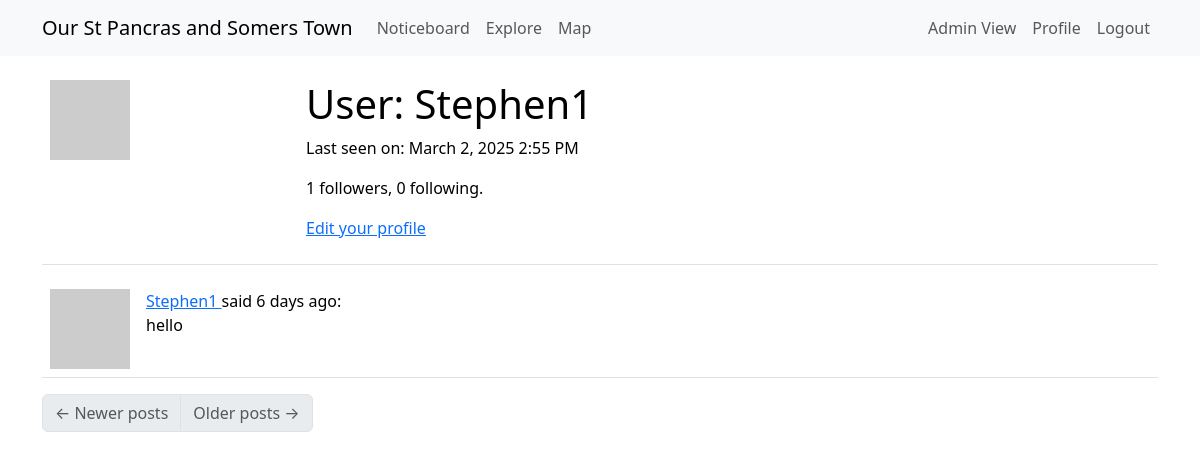
Before: /user/Stephen1 (signed in) with the older database file.
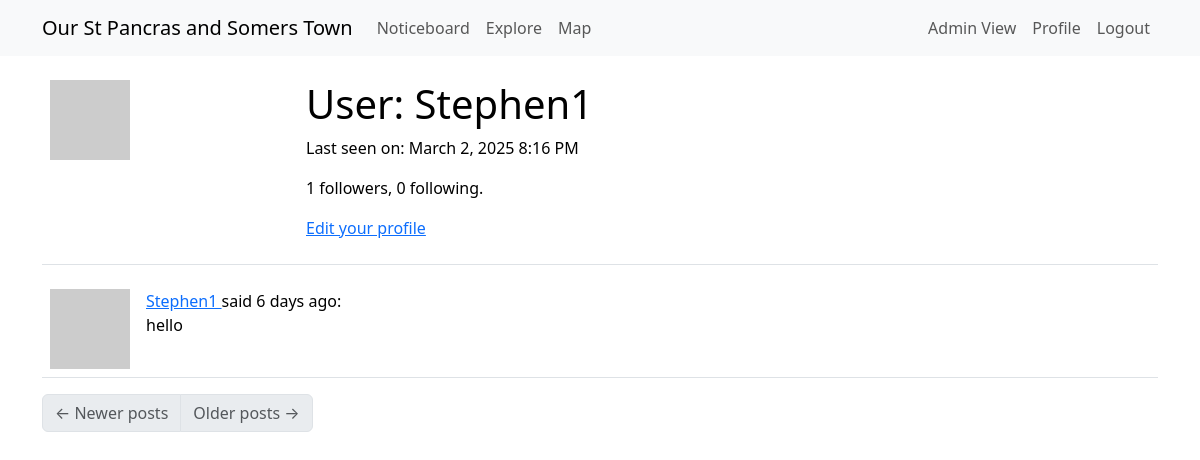
After: the same page with the newer database file.
### app/models.py (models this page shows, shortened)
class User(UserMixin, db.Model):
    __tablename__ = "User"
    __searchable__ = ['username', 'email',]
    id: so.Mapped[int] = so.mapped_column(primary_key=True) # so.Mapped gives a python data type to the attr, so.mapped_column creates the actual column
    access_level: so.Mapped[int] = so.mapped_column(
        default=0,  # Default to 0 (logged-in User)
        nullable=False
    )
    username: so.Mapped[str] = so.mapped_column(sa.String(64), index=True,
                                                unique=True)
    email: so.Mapped[str] = so.mapped_column(sa.String(120), index=True,
                                             unique=True)
    password_hash: so.Mapped[Optional[str]] = so.mapped_column(sa.String(256)) #attr can be defined as Optional
    about_me: so.Mapped[Optional[str]] = so.mapped_column(sa.String(140))
    last_seen: so.Mapped[Optional[datetime]] = so.mapped_column(
        default=lambda: datetime.now(timezone.utc))
    posts: so.WriteOnlyMapped['Post'] = so.relationship(
        back_populates='author',
        passive_deletes=True) #back_populates links Posts.author to User.posts
    following: so.WriteOnlyMapped['User'] = so.relationship(
        secondary=followers, primaryjoin=(followers.c.follower_id == id), # establish link between User and Follower tables, where the id matches (all the Users this current User follows)
        secondaryjoin=(followers.c.followed_id == id), #links followers back to Users. identifies all Users who are followed by the current User
        back_populates='followers',
        passive_deletes=True) #links User.following to Follower.followers (who the User is following)
    followers: so.WriteOnlyMapped['User'] = so.relationship(
        secondary=followers, primaryjoin=(followers.c.followed_id == id),
        secondaryjoin=(followers.c.follower_id == id),
        back_populates='following',
        passive_deletes=True) #same but for who the User is being followed by
    Markers: so.Mapped["Marker"] = so.relationship(
        "Marker",
        back_populates="creator",  # Links to the `Marker.creator` relationship
    )
    def avatar(self, size):
        digest = md5(self.email.lower().encode('utf-8')).hexdigest()
        return f'https://www.gravatar.com/avatar/{digest}?d=identicon&s={size}' #provides an automatic avatar
    def followers_count(self):
        query = sa.select(sa.func.count()).select_from(
            self.followers.select().subquery())
        return db.session.scalar(query)
    def following_count(self):
        query = sa.select(sa.func.count()).select_from(
            self.following.select().subquery())
        return db.session.scalar(query)

class Post(db.Model):
    __searchable__ = ['body']  # Fields to index
    id: so.Mapped[int] = so.mapped_column(primary_key=True)
    body: so.Mapped[str] = so.mapped_column(sa.String(140))
    timestamp: so.Mapped[datetime] = so.mapped_column(index=True, default=lambda: datetime.now(timezone.utc))
    user_id: so.Mapped[int] = so.mapped_column(sa.ForeignKey(User.id, ondelete='CASCADE'),index=True)
    author: so.Mapped[User] = so.relationship(back_populates='posts', passive_deletes=True)

### app/routes.py (the view)
@app.route('/user/<username>') # view other user profiles for follow/unfollow
@login_required
def user(username):
    user = db.first_or_404(sa.select(User).where(User.username == username)) #get the matching user otherwise return a 404 invalid page error
    page = request.args.get('page', 1, type=int)
    query = user.posts.select().order_by(Post.timestamp.desc())
    posts = db.paginate(query, page=page,
                        per_page=app.config['POSTS_PER_PAGE'],
                        error_out=False) # collect + paginate all the current user’s posts in descending time order
    next_url = url_for('user', username=user.username, page=posts.next_num) \
        if posts.has_next else None
    prev_url = url_for('user', username=user.username, page=posts.prev_num) \
        if posts.has_prev else None
    form = EmptyForm() # provide a submit button to follow/unfollow users
    return render_template('user.html', user=user, posts=posts.items,
                           next_url=next_url, prev_url=prev_url, form=form)

### app/models.py (called while the page is built)
@login.user_loader
def load_User(id):
    return db.session.get(User, int(id))

### app/routes.py (called while the page is built)
@app.before_request
def before_request(): # if user is logged in, record the time they log in, update database
    if current_user.is_authenticated:
        current_user.last_seen = datetime.now(timezone.utc)
        db.session.commit()

### app/templates/user.html (shortened to what this page needs)
{% extends "base.html" %}
{% block content %}
    <table class="table table-hover">
        <tr>
            <td width="256px"><img src="{{ user.avatar(256) }}"></td>
            <td>
                <h1>User: {{ user.username }}</h1>
                {% if user.last_seen %}
                <p>Last seen on: {{ moment(user.last_seen).format('LLL') }}</p>
                {% endif %}
                <p>{{ user.followers_count() }} followers, {{ user.following_count() }} following.</p>
                {% if user == current_user %}
                <p><a href="{{ url_for('edit_profile') }}">Edit your profile</a></p>
                {% endif %}
            </td>
        </tr>
    </table>
    {% for post in posts %}
        {% include '_post.html' %}
    {% endfor %}
    <nav aria-label="Post navigation">
        <ul class="pagination">
            <li class="page-item{% if not prev_url %} disabled{% endif %}">
                <a class="page-link" href="{{ prev_url }}">
                    <span aria-hidden="true">&larr;</span> Newer posts
                </a>
            </li>
            <li class="page-item{% if not next_url %} disabled{% endif %}">
                <a class="page-link" href="{{ next_url }}">
                    Older posts <span aria-hidden="true">&rarr;</span>
                </a>
            </li>
        </ul>
    </nav>
{% endblock %}

### app/templates/base.html (shortened to what this page needs)
<!doctype html>
<html lang="en">
  <head>
    <link rel="stylesheet" href="https://unpkg.com/leaflet@1.9.4/dist/leaflet.css"
/>
    <link
        href="https://cdn.jsdelivr.net/npm/bootstrap@5.3.2/dist/css/bootstrap.min.css"
        rel="stylesheet"
>
    <link rel="stylesheet" href="https://unpkg.com/leaflet.markercluster@1.4.1/dist/MarkerCluster.css" />
    <link rel="stylesheet" href="https://unpkg.com/leaflet.markercluster@1.4.1/dist/MarkerCluster.Default.css" />
  </head>
  <body>
    <nav class="navbar navbar-expand-lg bg-body-tertiary">
      <div class="container">
        <a class="navbar-brand" href="{{ url_for('noticeboard') }}">Our St Pancras and Somers Town</a>
        <div class="collapse navbar-collapse" id="navbarSupportedContent">
          <ul class="navbar-nav me-auto mb-2 mb-lg-0">
            <li class="nav-item">
              <a class="nav-link" aria-current="page" href="{{ url_for('noticeboard') }}">Noticeboard</a>
            </li>
            <li class="nav-item">
              <a class="nav-link" aria-current="page" href="{{ url_for('explore') }}">Explore</a>
            </li>
            <li class="nav-item">
              <a class="nav-link" aria-current="page" href="{{ url_for('map') }}">Map</a>
            </li>
          </ul>
          <ul class="navbar-nav mb-2 mb-lg-0">
            {% if current_user.is_anonymous %}
            <li class="nav-item">
              <a class="nav-link" aria-current="page" href="{{ url_for('login') }}">Login</a>
            </li>
            {% else %}
            {% if current_user.access_level==1 %}
            <li class="nav-item">
              <a class="nav-link" aria-disabled="false" href="{{ url_for('admin_view') }}">Admin View</a>
            </li>
            {% else %}
            <li class="nav-item">
              <a class="nav-link disabled" aria-disabled="true">Admin View</a>
            </li>
            {% endif %}
            <li class="nav-item">
              <a class="nav-link" aria-current="page" href="{{ url_for('user', username=current_user.username) }}">Profile</a>
            </li>
            <li class="nav-item">
              <a class="nav-link" aria-current="page" href="{{ url_for('logout') }}">Logout</a>
            </li>
            {% endif %}
          </ul>
        </div>
      </div>
    </nav>
    <div class="container mt-3">
      {% block content %}{% endblock %}
    </div>
  </body>
</html>

### app/templates/_post.html
<table class="table table-hover">
    <tr>
        <td width="70px">
            <a href="{{ url_for('user', username=post.author.username) }}">
                <img src="{{ post.author.avatar(70) }}" />
            </a>
        </td>
        <td>
            <a href="{{ url_for('user', username=post.author.username) }}">
                {{ post.author.username }}
            </a>
            said {{ moment(post.timestamp).fromNow() }}:
            <br>
            {{ post.body }}
        </td>
    </tr>
</table>

Changed rows visible on the page:
changed User "Stephen1": last_seen "March 2, 2025 2:55 PM" → "March 2, 2025 8:16 PM"
